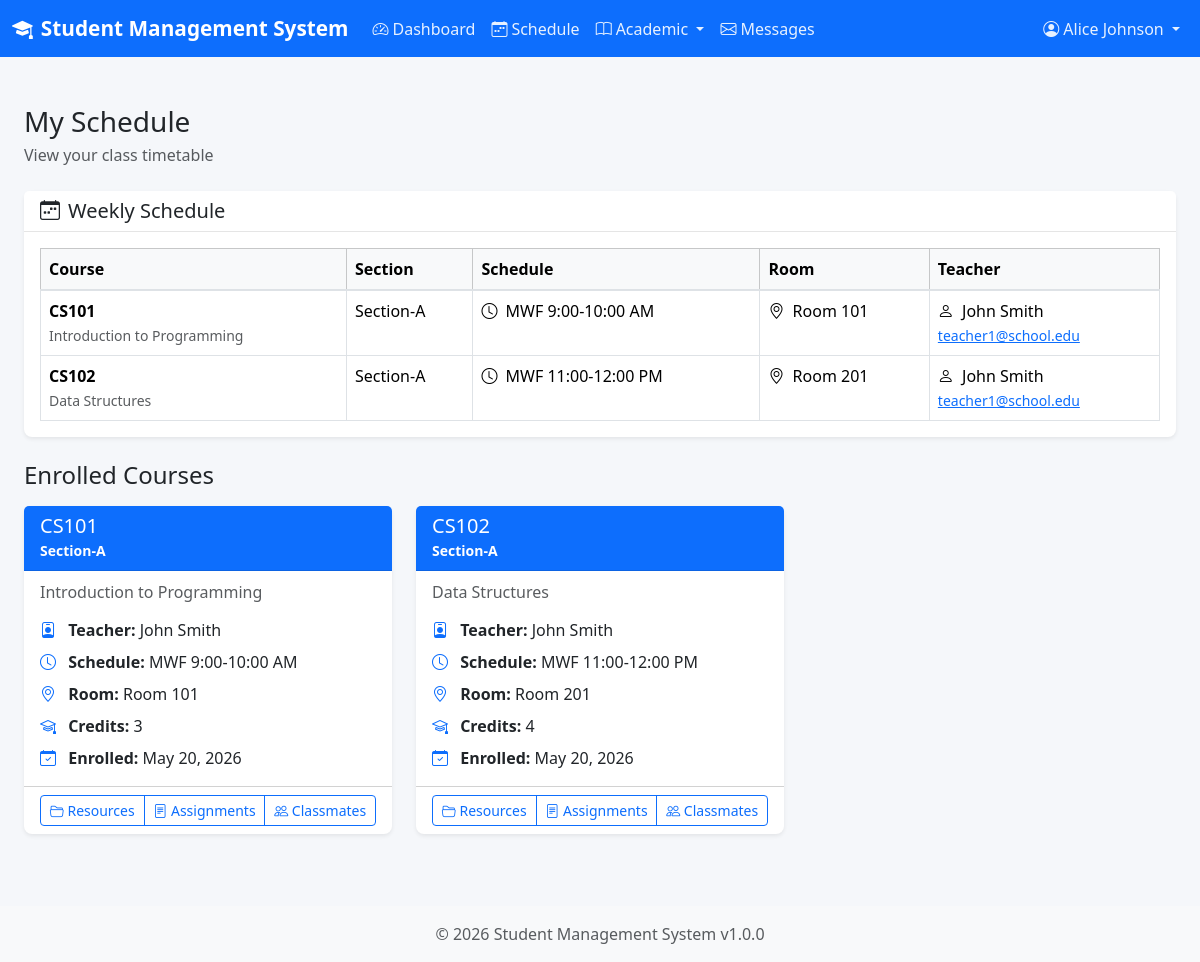
Page /modules/student/schedule.php (signed in) on the committed database.
### tables this page shows
CREATE TABLE IF NOT EXISTS enrollments (
    id INT AUTO_INCREMENT PRIMARY KEY,
    student_id INT NOT NULL,
    section_id INT NOT NULL,
    enrollment_date DATE DEFAULT (CURRENT_DATE),
    status ENUM('enrolled', 'dropped', 'completed') DEFAULT 'enrolled',
    grade VARCHAR(5),
    created_at TIMESTAMP DEFAULT CURRENT_TIMESTAMP,
    updated_at TIMESTAMP DEFAULT CURRENT_TIMESTAMP ON UPDATE CURRENT_TIMESTAMP,
    FOREIGN KEY (student_id) REFERENCES users(id) ON DELETE CASCADE,
    FOREIGN KEY (section_id) REFERENCES sections(id) ON DELETE CASCADE,
    UNIQUE KEY unique_enrollment (student_id, section_id)
);

CREATE TABLE IF NOT EXISTS courses (
    id INT AUTO_INCREMENT PRIMARY KEY,
    course_code VARCHAR(20) NOT NULL UNIQUE,
    course_name VARCHAR(100) NOT NULL,
    description TEXT,
    credits INT DEFAULT 3,
    status ENUM('active', 'inactive') DEFAULT 'active',
    created_at TIMESTAMP DEFAULT CURRENT_TIMESTAMP,
    updated_at TIMESTAMP DEFAULT CURRENT_TIMESTAMP ON UPDATE CURRENT_TIMESTAMP
);

CREATE TABLE IF NOT EXISTS sections (
    id INT AUTO_INCREMENT PRIMARY KEY,
    section_name VARCHAR(50) NOT NULL,
    course_id INT NOT NULL,
    teacher_id INT,
    room_number VARCHAR(20),
    schedule_time VARCHAR(100),
    max_students INT DEFAULT 40,
    status ENUM('active', 'inactive') DEFAULT 'active',
    created_at TIMESTAMP DEFAULT CURRENT_TIMESTAMP,
    updated_at TIMESTAMP DEFAULT CURRENT_TIMESTAMP ON UPDATE CURRENT_TIMESTAMP,
    FOREIGN KEY (course_id) REFERENCES courses(id) ON DELETE CASCADE,
    FOREIGN KEY (teacher_id) REFERENCES users(id) ON DELETE SET NULL,
    UNIQUE KEY unique_section_course (section_name, course_id)
);

CREATE TABLE IF NOT EXISTS users (
    id INT AUTO_INCREMENT PRIMARY KEY,
    username VARCHAR(50) NOT NULL UNIQUE,
    password VARCHAR(255) NOT NULL,
    role ENUM('admin', 'teacher', 'student') NOT NULL,
    full_name VARCHAR(100) NOT NULL,
    created_at TIMESTAMP DEFAULT CURRENT_TIMESTAMP,
    updated_at TIMESTAMP DEFAULT CURRENT_TIMESTAMP ON UPDATE CURRENT_TIMESTAMP
);

CREATE TABLE IF NOT EXISTS user_profiles (
    id INT AUTO_INCREMENT PRIMARY KEY,
    user_id INT NOT NULL UNIQUE,
    email VARCHAR(100),
    phone VARCHAR(20),
    address TEXT,
    profile_pic_path VARCHAR(255) DEFAULT 'assets/images/default-avatar.png',
    date_of_birth DATE,
    created_at TIMESTAMP DEFAULT CURRENT_TIMESTAMP,
    updated_at TIMESTAMP DEFAULT CURRENT_TIMESTAMP ON UPDATE CURRENT_TIMESTAMP,
    FOREIGN KEY (user_id) REFERENCES users(id) ON DELETE CASCADE
);

### includes/db_operations.php (called while the page is built, shortened)
<?php
function getStudentSections($studentId) {
    $db = getDB();
    $stmt = $db->prepare("SELECT e.*, s.section_name, s.room_number, s.schedule_time,
                          c.course_code, c.course_name, c.credits,
                          u.full_name as teacher_name, up.email as teacher_email
                          FROM enrollments e
                          JOIN sections s ON e.section_id = s.id
                          JOIN courses c ON s.course_id = c.id
                          LEFT JOIN users u ON s.teacher_id = u.id
                          LEFT JOIN user_profiles up ON u.id = up.user_id
                          WHERE e.student_id = ? AND e.status = 'enrolled'
                          ORDER BY c.course_code");
    $stmt->execute([$studentId]);
    return $stmt->fetchAll();
}

### includes/helpers.php (called while the page is built, shortened)
<?php
function sanitize($input) {
    return htmlspecialchars(trim($input), ENT_QUOTES, 'UTF-8');
}
function formatDate($date) {
    return date(DISPLAY_DATE_FORMAT, strtotime($date));
}

### modules/student/schedule.php (the view, shortened to what this page needs)
<?php
require_once __DIR__ . '/../../includes/db_operations.php';
require_once __DIR__ . '/../../includes/helpers.php';
$studentId = getCurrentUserId();
$sections = getStudentSections($studentId);
include __DIR__ . '/../../includes/header.php';
?>
<div class="container-fluid py-4">
    <div class="d-flex justify-content-between align-items-center mb-4">
        <div>
            <h1 class="h3 mb-1">My Schedule</h1>
            <p class="text-muted mb-0">View your class timetable</p>
        </div>
    </div>
    <?php if (empty($sections)): ?>
        <div class="alert alert-info">
            <i class="bi bi-info-circle me-2"></i>You are not enrolled in any courses yet.
        </div>
    <?php else: ?>
        <div class="card shadow-sm mb-4">
            <div class="card-header">
                <h5 class="mb-0"><i class="bi bi-calendar-week me-2"></i>Weekly Schedule</h5>
            </div>
            <div class="card-body">
                <div class="table-responsive">
                    <table class="table table-bordered">
                        <thead class="table-light">
                            <tr>
                                <th>Course</th>
                                <th>Section</th>
                                <th>Schedule</th>
                                <th>Room</th>
                                <th>Teacher</th>
                            </tr>
                        </thead>
                        <tbody>
                            <?php foreach ($sections as $section): ?>
                                <tr>
                                    <td>
                                        <strong><?php echo sanitize($section['course_code']); ?></strong><br>
                                        <small class="text-muted"><?php echo sanitize($section['course_name']); ?></small>
                                    </td>
                                    <td><?php echo sanitize($section['section_name']); ?></td>
                                    <td>
                                        <i class="bi bi-clock me-1"></i>
                                        <?php echo sanitize($section['schedule_time'] ?? 'TBA'); ?>
                                    </td>
                                    <td>
                                        <i class="bi bi-geo-alt me-1"></i>
                                        <?php echo sanitize($section['room_number'] ?? 'TBA'); ?>
                                    </td>
                                    <td>
                                        <i class="bi bi-person me-1"></i>
                                        <?php echo sanitize($section['teacher_name'] ?? 'TBA'); ?>
                                        <?php if (!empty($section['teacher_email'])): ?>
                                            <br><small><a href="mailto:<?php echo sanitize($section['teacher_email']); ?>"><?php echo sanitize($section['teacher_email']); ?></a></small>
                                        <?php endif; ?>
                                    </td>
                                </tr>
                            <?php endforeach; ?>
                        </tbody>
                    </table>
                </div>
            </div>
        </div>
        <h4 class="mb-3">Enrolled Courses</h4>
        <div class="row">
            <?php foreach ($sections as $section): ?>
                <div class="col-md-6 col-lg-4 mb-4">
                    <div class="card shadow-sm h-100">
                        <div class="card-header bg-primary text-white">
                            <h5 class="card-title mb-0"><?php echo sanitize($section['course_code']); ?></h5>
                            <small><?php echo sanitize($section['section_name']); ?></small>
                        </div>
                        <div class="card-body">
                            <h6 class="card-subtitle mb-3 text-muted"><?php echo sanitize($section['course_name']); ?></h6>
                            <ul class="list-unstyled mb-0">
                                <li class="mb-2">
                                    <i class="bi bi-person-badge me-2 text-primary"></i>
                                    <strong>Teacher:</strong> <?php echo sanitize($section['teacher_name'] ?? 'TBA'); ?>
                                </li>
                                <li class="mb-2">
                                    <i class="bi bi-clock me-2 text-primary"></i>
                                    <strong>Schedule:</strong> <?php echo sanitize($section['schedule_time'] ?? 'TBA'); ?>
                                </li>
                                <li class="mb-2">
                                    <i class="bi bi-geo-alt me-2 text-primary"></i>
                                    <strong>Room:</strong> <?php echo sanitize($section['room_number'] ?? 'TBA'); ?>
                                </li>
                                <li class="mb-2">
                                    <i class="bi bi-mortarboard me-2 text-primary"></i>
                                    <strong>Credits:</strong> <?php echo $section['credits']; ?>
                                </li>
                                <li>
                                    <i class="bi bi-calendar-check me-2 text-primary"></i>
                                    <strong>Enrolled:</strong> <?php echo formatDate($section['enrollment_date']); ?>
                                </li>
                            </ul>
                        </div>
                        <div class="card-footer bg-transparent">
                            <div class="btn-group w-100" role="group">
                                <a href="<?php echo BASE_URL; ?>modules/student/resources.php?section_id=<?php echo $section['section_id']; ?>"
                                   class="btn btn-outline-primary btn-sm">
                                    <i class="bi bi-folder2-open"></i> Resources
                                </a>
                                <a href="<?php echo BASE_URL; ?>modules/student/assignments.php?section_id=<?php echo $section['section_id']; ?>"
                                   class="btn btn-outline-primary btn-sm">
                                    <i class="bi bi-file-text"></i> Assignments
                                </a>
                                <a href="<?php echo BASE_URL; ?>modules/student/classmates.php?section_id=<?php echo $section['section_id']; ?>"
                                   class="btn btn-outline-primary btn-sm">
                                    <i class="bi bi-people"></i> Classmates
                                </a>
                            </div>
                        </div>
                    </div>
                </div>
            <?php endforeach; ?>
        </div>
    <?php endif; ?>
</div>
<?php include __DIR__ . '/../../includes/footer.php'; ?>

### assets/css/style.css (style rules this page uses)
:root { --primary-color: #0d6efd; --secondary-color: #6c757d; --success-color: #198754; --danger-color: #dc3545; --warning-color: #ffc107; --info-color: #0dcaf0; --light-color: #f8f9fa; --dark-color: #212529; }
body { background-color: #f5f7fa; min-height: 100vh; display: flex; flex-direction: column; }
.card { border: none; border-radius: 0.5rem; box-shadow: 0 0.125rem 0.25rem rgba(0, 0, 0, 0.075); transition: box-shadow 0.15s ease-in-out; }
.card-header { background-color: #fff; border-bottom: 1px solid rgba(0, 0, 0, 0.1); font-weight: 600; }
.table { margin-bottom: 0; }
.table thead th { background-color: #f8f9fa; border-bottom: 2px solid #dee2e6; font-weight: 600; white-space: nowrap; }
.btn { font-weight: 500; padding: 0.5rem 1rem; }
.btn-sm { padding: 0.25rem 0.5rem; font-size: 0.875rem; }

### rows in the picture
enrollments: courses.course_code "CS101", courses.course_name "Introduction to Programming", section.section_name "Section-A", section.schedule_time "MWF 9:00-10:00 AM", section.room_number "Room 101", users.full_name "John Smith", user_profiles.email "teacher1@school.edu", courses.credits "3", enrollment_date "May 20, 2026"
enrollments: courses.course_code "CS102", courses.course_name "Data Structures", section.section_name "Section-A", section.schedule_time "MWF 11:00-12:00 PM", section.room_number "Room 201", users.full_name "John Smith", user_profiles.email "teacher1@school.edu", courses.credits "4", enrollment_date "May 20, 2026"

### other values in the picture
APP_NAME "Student Management System"
getCurrentUserName() "Alice Johnson"
APP_VERSION "1.0.0"
